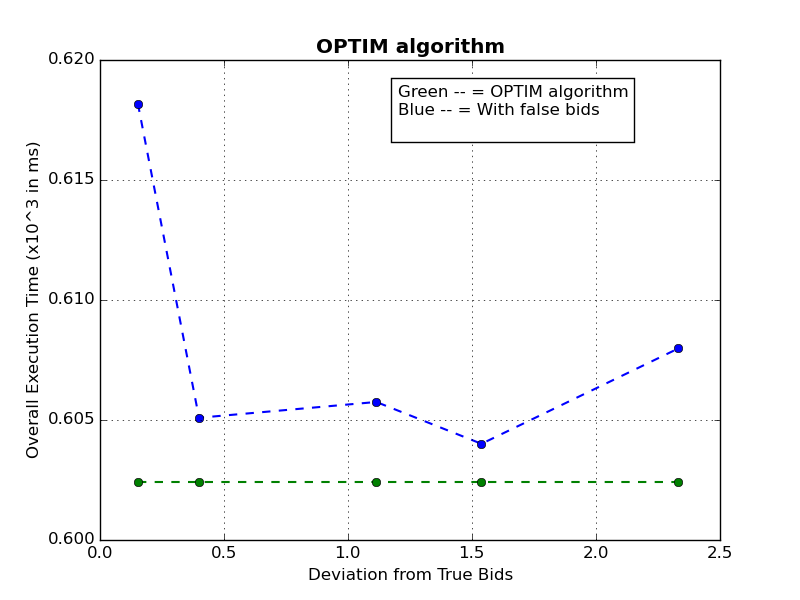

This figure's Python source:
import matplotlib.pyplot as plt


rtt=[0.618178,0.605093,0.605751,0.604008,0.607982]
p=[0.152735,0.399235,1.114235,1.538235,2.332235]
bx=plt.subplot(111)
bx.plot(p,rtt,linestyle='--',marker='o',linewidth=1.5)
bx.grid()
bx.set_xlim(0,2.5)
bx.set_ylim(0.6,0.62)
bx.set_title('OPTIM algorithm',color='#000000',weight="bold",size="large")
bx.set_ylabel('Overall Execution Time (x10^3 in ms)')
bx.set_xlabel('Deviation from True Bids')
bx.text(1.2,0.617,'Green -- = OPTIM algorithm\nBlue -- = With false bids\n',bbox={'facecolor':'white','pad':10})

rtt=[0.618178,0.605093,0.605751,0.604008,0.607982]
rtt=[0.6024,0.6024,0.6024,0.6024,0.6024]
bx.plot(p,rtt,linestyle='--',marker='o',linewidth=1.5)

plt.savefig('graph.png')
